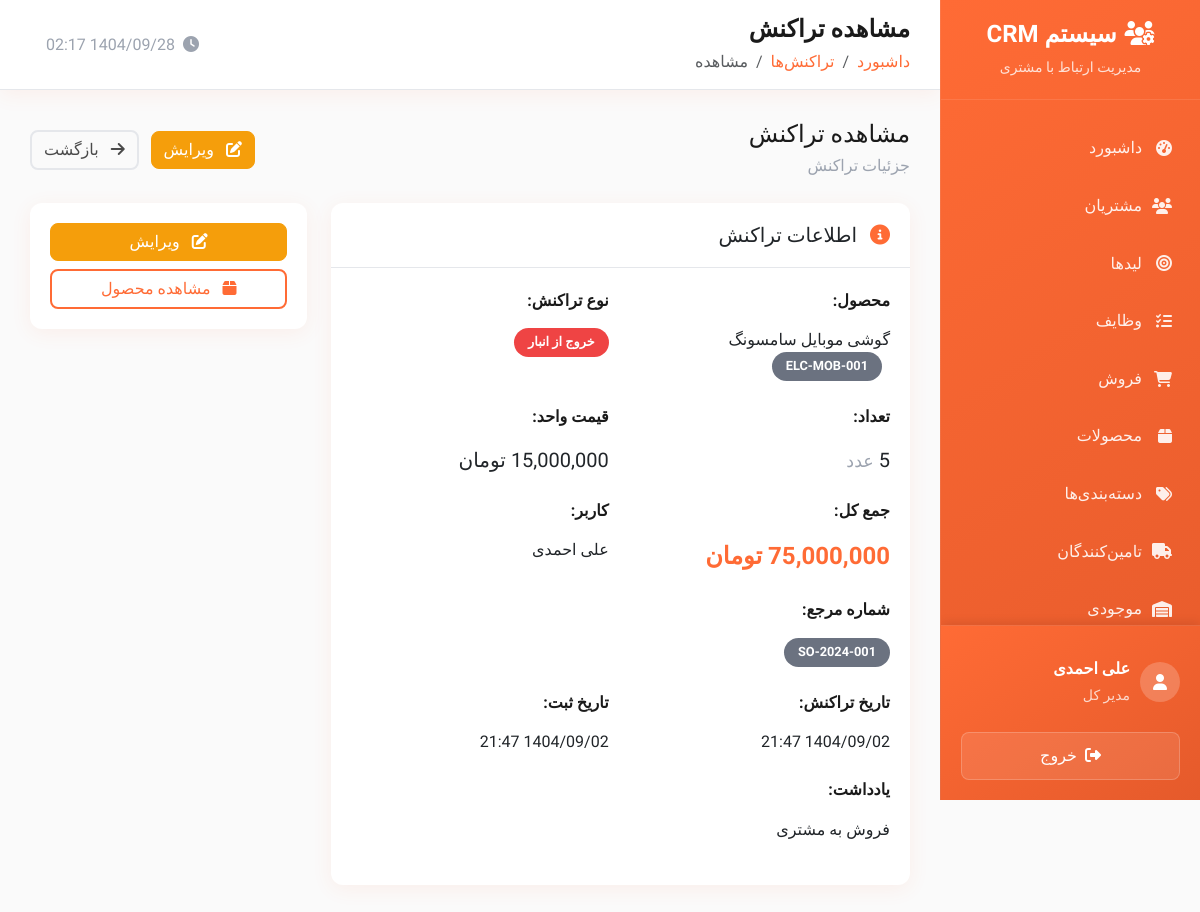
Page /public/transaction_view.php?id=2 (signed in) on the committed database.
### tables this page shows
CREATE TABLE users (
    id INT AUTO_INCREMENT PRIMARY KEY,
    username VARCHAR(50) UNIQUE NOT NULL,
    email VARCHAR(100) UNIQUE NOT NULL,
    password VARCHAR(255) NOT NULL,
    first_name VARCHAR(50) NOT NULL,
    last_name VARCHAR(50) NOT NULL,
    mobile VARCHAR(15),
    phone VARCHAR(20),
    avatar VARCHAR(255),
    role ENUM('admin', 'manager', 'sales', 'user') DEFAULT 'user',
    status ENUM('active', 'inactive', 'suspended') DEFAULT 'active',
    department VARCHAR(100),
    position VARCHAR(100),
    hire_date DATE,
    salary DECIMAL(10,2),
    address TEXT,
    notes TEXT,
    last_login DATETIME,
    failed_login_attempts INT DEFAULT 0,
    locked_until DATETIME NULL,
    created_at TIMESTAMP DEFAULT CURRENT_TIMESTAMP,
    updated_at TIMESTAMP DEFAULT CURRENT_TIMESTAMP ON UPDATE CURRENT_TIMESTAMP
);

CREATE TABLE transactions (
    id INT AUTO_INCREMENT PRIMARY KEY,
    product_id INT NOT NULL,
    user_id INT NOT NULL,
    type ENUM('in', 'out', 'adjustment', 'transfer') NOT NULL,
    quantity INT NOT NULL,
    unit_price DECIMAL(15,2) NOT NULL,
    total_price DECIMAL(15,2) NOT NULL,
    notes TEXT NULL,
    reference_number VARCHAR(255) NULL,
    transaction_date TIMESTAMP NOT NULL,
    created_at TIMESTAMP DEFAULT CURRENT_TIMESTAMP,
    updated_at TIMESTAMP DEFAULT CURRENT_TIMESTAMP ON UPDATE CURRENT_TIMESTAMP,
    deleted_at TIMESTAMP NULL,
    FOREIGN KEY (product_id) REFERENCES products(id) ON DELETE CASCADE,
    FOREIGN KEY (user_id) REFERENCES users(id) ON DELETE CASCADE
);

CREATE TABLE products (
    id INT AUTO_INCREMENT PRIMARY KEY,
    name VARCHAR(255) NOT NULL,
    description TEXT,
    category VARCHAR(100),
    category_id INT NULL,
    supplier_id INT NULL,
    price DECIMAL(15,2) DEFAULT 0,
    cost_price DECIMAL(15,2) DEFAULT 0,
    purchase_price DECIMAL(15,2) DEFAULT 0,
    selling_price DECIMAL(15,2) DEFAULT 0,
    sku VARCHAR(100) UNIQUE NOT NULL,
    status ENUM('active', 'inactive', 'discontinued') DEFAULT 'active',
    stock_quantity INT DEFAULT 0,
    min_stock_level INT DEFAULT 5,
    max_stock_level INT NULL,
    unit VARCHAR(50) DEFAULT 'عدد',
    barcode VARCHAR(100),
    image VARCHAR(255) NULL,
    weight DECIMAL(10,3) DEFAULT 0,
    dimensions VARCHAR(100),
    tags TEXT,
    notes TEXT,
    is_active BOOLEAN DEFAULT TRUE,
    created_by INT,
    created_at TIMESTAMP DEFAULT CURRENT_TIMESTAMP,
    updated_at TIMESTAMP DEFAULT CURRENT_TIMESTAMP ON UPDATE CURRENT_TIMESTAMP,
    deleted_at TIMESTAMP NULL,
    FOREIGN KEY (created_by) REFERENCES users(id) ON DELETE SET NULL,
    FOREIGN KEY (category_id) REFERENCES categories(id) ON DELETE CASCADE ON UPDATE CASCADE,
    FOREIGN KEY (supplier_id) REFERENCES suppliers(id) ON DELETE CASCADE ON UPDATE CASCADE
);

### public/transaction_view.php (the view, shortened to what the rows shown need)
<?php
$transaction_id = (int)($_GET['id'] ?? 0);
$page_title = 'مشاهده تراکنش';
require_once __DIR__ . '/../private/database.php';
require_once __DIR__ . '/../private/auth.php';
require_once __DIR__ . '/../private/functions.php';
try {
    $stmt = $pdo->prepare("
        SELECT
            t.*,
            p.name as product_name,
            p.sku,
            p.unit,
            CONCAT(u.first_name, ' ', u.last_name) as user_name
        FROM transactions t
        INNER JOIN products p ON t.product_id = p.id
        LEFT JOIN users u ON t.user_id = u.id
        WHERE t.id = ? AND t.deleted_at IS NULL
    ");
    $stmt->execute([$transaction_id]);
    $transaction = $stmt->fetch();
} catch (PDOException $e) {
    error_log("خطا در دریافت اطلاعات تراکنش: " . $e->getMessage());
    setMessage('خطا در بارگذاری اطلاعات', 'error');
    header('Location: transactions.php');
    exit();
}
$type_labels = [
    'in' => 'ورود به انبار',
    'out' => 'خروج از انبار',
    'adjustment' => 'تعدیل موجودی',
    'transfer' => 'انتقال'
];
$type_classes = [
    'in' => 'success',
    'out' => 'danger',
    'adjustment' => 'warning',
    'transfer' => 'info'
];
include __DIR__ . '/../private/header.php';
?>
<div class="row">
    <div class="col-lg-8">
        <div class="card mb-4">
            <div class="card-body">
                <div class="row">
                    <div class="col-md-6 mb-3">
                        <label class="form-label fw-bold">محصول:</label>
                        <p class="form-control-plaintext">
                            <?php echo htmlspecialchars($transaction['product_name']); ?>
                            <span class="badge bg-secondary ms-2"><?php echo htmlspecialchars($transaction['sku']); ?></span>
                        </p>
                    </div>
                    <div class="col-md-6 mb-3">
                        <p class="form-control-plaintext">
                            <span class="badge bg-<?php echo $type_classes[$transaction['type']]; ?> fs-6">
                                <?php echo $type_labels[$transaction['type']]; ?>
                            </span>
                        </p>
                    </div>
                </div>
                <div class="row">
                    <div class="col-md-6 mb-3">
                        <p class="form-control-plaintext fs-5">
                            <small class="text-muted"><?php echo htmlspecialchars($transaction['unit']); ?></small>
                        </p>
                    </div>
                    <div class="col-md-6 mb-3">
                        <label class="form-label fw-bold">قیمت واحد:</label>
                        <p class="form-control-plaintext fs-5">
                            <?php echo formatMoney($transaction['unit_price']); ?>
                        </p>
                    </div>
                </div>
                <div class="row">
                    <div class="col-md-6 mb-3">
                        <label class="form-label fw-bold">جمع کل:</label>
                        <p class="form-control-plaintext fs-4 fw-bold text-primary">
                            <?php echo formatMoney($transaction['total_price']); ?>
                        </p>
                    </div>
                </div>
                <?php if ($transaction['reference_number']): ?>
                <div class="row">
                    <div class="col-md-6 mb-3">
                        <label class="form-label fw-bold">شماره مرجع:</label>
                        <p class="form-control-plaintext">
                            <span class="badge bg-secondary"><?php echo htmlspecialchars($transaction['reference_number']); ?></span>
                        </p>
                    </div>
                </div>
                <?php endif; ?>
                <div class="row">
                    <div class="col-md-6 mb-3">
                        <label class="form-label fw-bold">تاریخ تراکنش:</label>
                        <p class="form-control-plaintext">
                            <?php echo formatPersianDate($transaction['transaction_date']); ?>
                        </p>
                    </div>
                    <div class="col-md-6 mb-3">
                        <label class="form-label fw-bold">تاریخ ثبت:</label>
                        <p class="form-control-plaintext">
                            <?php echo formatPersianDate($transaction['created_at']); ?>
                        </p>
                    </div>
                </div>
                <?php if ($transaction['notes']): ?>
                <div class="mb-3">
                    <label class="form-label fw-bold">یادداشت:</label>
                    <p class="form-control-plaintext"><?php echo nl2br(htmlspecialchars($transaction['notes'])); ?></p>
                </div>
                <?php endif; ?>
            </div>
        </div>
    </div>
</div>
<?php include __DIR__ . '/../private/footer.php'; ?>

### private/header.php (shortened to what the rows shown need)
<?php
$current_user = getCurrentUser();
?>
<!DOCTYPE html>
<html lang="fa" dir="rtl">
<head>
    <link href="https://cdn.jsdelivr.net/npm/bootstrap@5.3.0/dist/css/bootstrap.rtl.min.css" rel="stylesheet">
    <link href="https://cdnjs.cloudflare.com/ajax/libs/font-awesome/6.4.0/css/all.min.css" rel="stylesheet">
    <link href="https://cdn.jsdelivr.net/npm/chart.js@3.9.1/dist/chart.min.css" rel="stylesheet">
</head>
<body>
    <div class="sidebar" id="sidebar">
            <?php if (hasRole('admin')): ?>
            <a href="settings.php" class="menu-item <?php echo basename($_SERVER['PHP_SELF']) == 'settings.php' ? 'active' : ''; ?>">
                <i class="fas fa-cog"></i>
                تنظیمات
            </a>
            <a href="users.php" class="menu-item <?php echo basename($_SERVER['PHP_SELF']) == 'users.php' ? 'active' : ''; ?>">
                <i class="fas fa-user-cog"></i>
                کاربران
            </a>
            <?php endif; ?>
        <div class="sidebar-user">
            <div class="user-info">
                <div>
                    <div class="fw-bold"><?php echo htmlspecialchars($current_user['first_name'] . ' ' . $current_user['last_name']); ?></div>
                    <small class="opacity-75"><?php echo getRoleTitle($current_user['role']); ?></small>
                </div>
            </div>
        </div>
    </div>
    <div class="main-content">
        <div class="top-nav d-flex justify-content-between align-items-center">
            <div>
                <h1 class="nav-title"><?php echo isset($page_title) ? $page_title : 'داشبورد'; ?></h1>
            </div>
        </div>
        <div class="content">

### rows in the picture
users: first_name+last_name "علی احمدی", role "مدیر کل"
transactions: product.name "گوشی موبایل سامسونگ", product.sku "ELC-MOB-001", type "خروج از انبار", product.unit "عدد", unit_price "15,000,000 تومان", total_price "75,000,000 تومان", reference_number "SO-2024-001", transaction_date "1404/09/02 21:47", created_at "1404/09/02 21:47", notes "فروش به مشتری"

### other values in the picture
$page_title "مشاهده تراکنش"
$item['title'] "داشبورد"
$item['title'] "تراکنش‌ها"
$item['title'] "مشاهده"
$transaction['user_name'] ?: '-' "علی احمدی"
